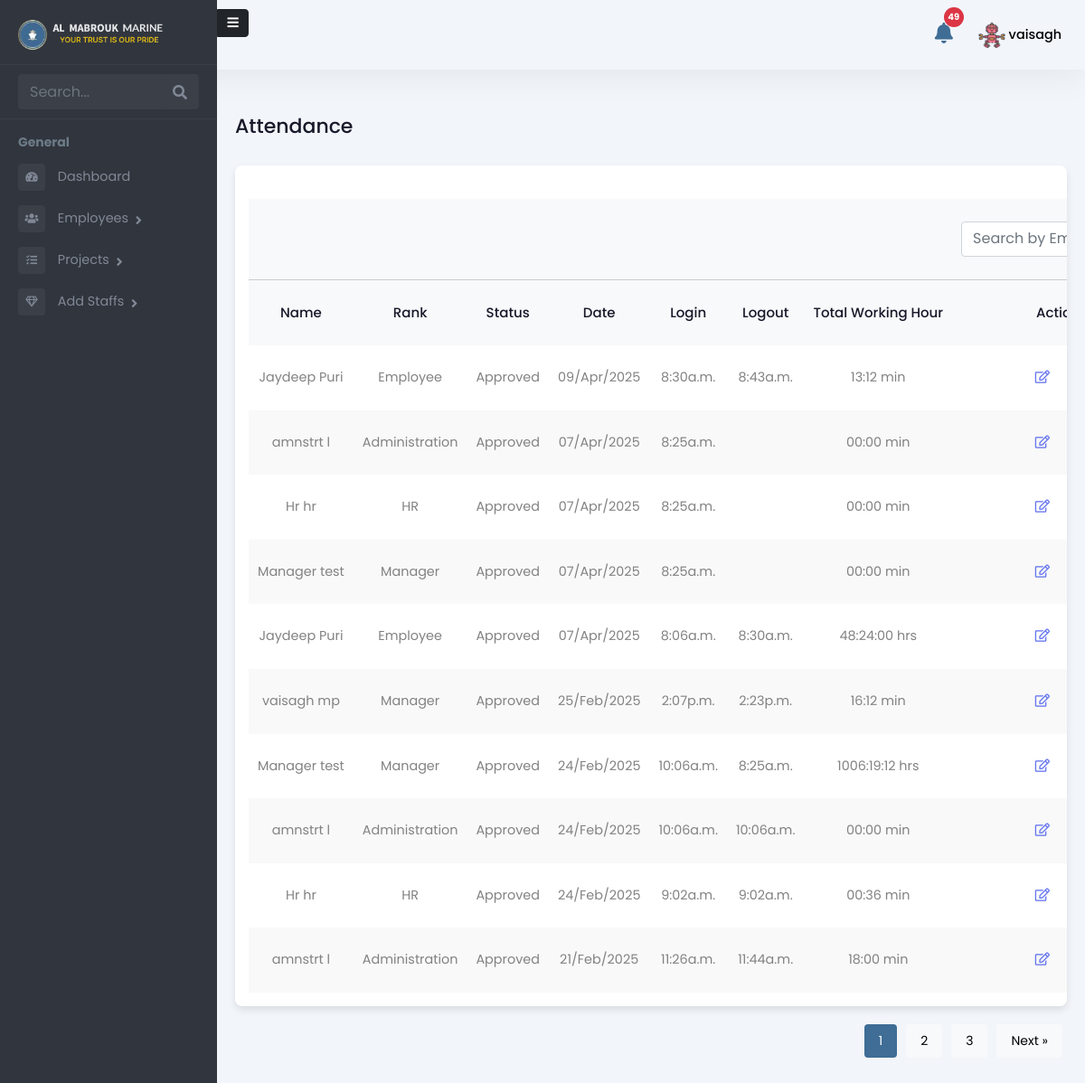
/admin-panel/employee/attendance/ (signed in), run on the app's committed database.
### Admin/models.py (models this page shows, shortened)
class Employee(models.Model):
    user = models.OneToOneField(User, on_delete=models.CASCADE, related_name='employee_profile')
    is_employee = models.BooleanField(default=False)
    is_manager = models.BooleanField(default=False)
    is_administration = models.BooleanField(default=False)
    is_hr = models.BooleanField(default=False)
    rank = models.CharField(max_length=255, blank=True, null=True)
    salary = models.DecimalField(max_digits=10, decimal_places=2, blank=True, null=True)
    work_days = models.DecimalField(max_digits=10, decimal_places=2, default=0, blank=True)
    holidays = models.IntegerField(null=True, blank=True)
    overseas_days = models.IntegerField(default=0)
    date_of_birth = models.DateField(null=True, blank=True)
    phone_number = models.CharField(max_length=15, blank=True, null=True)
    date_of_join = models.DateField(null=True, blank=True)
    address = models.TextField(blank=True, null=True)
    profile_picture = models.ImageField(upload_to="profile_pictures/", null=True, blank=True)
    def get_role(self):
        if self.is_manager:
            return "Manager"
        if self.is_employee:
            return "Employee"
        if self.is_administration:
            return "Administration"
        if self.is_hr:
            return "HR"
        return "Unknown"

class Attendance(models.Model):
    LOCATION_CHOICES = [
        ('DMC', 'DMC Warehouse'),
        ('FUJ', 'FUJ'),
        ('KFK', 'KFK'),
        ('ABU', 'Abu Dhabi'),
        ('BDO', 'Bur Dubai Office'),
        ('SHJ_KP', 'Sharjah Khalid Port'),
        ('SHJ_HP', 'Sharjah Hamriya Port'),
        ('AJM_PRT', 'Ajman Port'),
        ('ABU_KP', 'Abu Dhabi Khalifa Port'),
        ('ABU_MP', 'Abu Dhabi Mussafah Port'),
        ('RAK_JZP', 'RAK Al Jazeera Port'),
        ('RAK_MCP', 'RAK Maritime City'),
        ('RAK_SRP', 'RAK Steven Rock Port'),
        ('DXB_DMC', 'Dubai Maritime City Port'),
        ('DXB_PR', 'Port Rashid'),
        ('DXB_HP', 'Dubai Hamriya Port'),
        ('DXB_MHJ', 'Dubai Marina Harbor Jumeirah'),
        ('DXB_AJD', 'Al Jadaf Port Dubai'),
        ('OVERSEAS', 'Overseas'),
    ]
    STATUS_CHOICES = [
        ('PENDING', 'Pending'),
        ('APPROVED', 'Approved'),
        ('REJECTED', 'Rejected'),
    ]
    ATTENDANCE_STATUS = [
        ('PRESENT', 'Present'),
        ('WORK FROM HOME', 'Work from Home'),
    ]
    employee = models.ForeignKey(
        Employee, related_name='attendance_set', on_delete=models.CASCADE
    )
    project = models.ForeignKey(
        'Project', on_delete=models.SET_NULL, null=True, blank=True, related_name='attendance_set'
    )  # New field added
    login_time = models.DateTimeField(null=True, blank=True)
    log_out_time = models.DateTimeField(null=True, blank=True)
    total_hours_of_work = models.DecimalField(max_digits=10, decimal_places=2, null=True, blank=True)
    location = models.CharField(max_length=20, choices=LOCATION_CHOICES, null=True, blank=True)
    attendance_status = models.CharField(max_length=20, choices=ATTENDANCE_STATUS, null=True, blank=True)
    status = models.CharField(max_length=10, choices=STATUS_CHOICES, default='PENDING')
    rejection_reason = models.TextField(null=True, blank=True)
    rejected_by = models.ForeignKey(User, on_delete=models.SET_NULL, null=True, blank=True, related_name='rejected_attendance')
    travel_in_time = models.DateTimeField(null=True, blank=True)
    travel_out_time = models.DateTimeField(null=True, blank=True)
    total_travel_time = models.DecimalField(max_digits=10, decimal_places=2, null=True, blank=True)

### Admin/views.py (the view)
# urls.py: path('employee/attendance/', attendance_list_view, name='attendance_list_adminview'),
@login_required
def attendance_list_view(request):
    search_query = request.GET.get('search', '')
    attendance_records = Attendance.objects.select_related('employee').order_by('-login_time')
    if search_query:
        attendance_records = attendance_records.filter(
            employee__user__username__icontains=search_query
        ).order_by('-login_time')
    paginator = Paginator(attendance_records, 10)
    page_number = request.GET.get('page')
    page_obj = paginator.get_page(page_number)
    context = {
        'attendance_records': page_obj,
        'search_query': search_query,
    }
    return render(request, 'Admin/attendance_list.html', context)

### Admin/templatetags/custom_filters.py (called while the page is built)
@register.filter
def format_work_duration(decimal_hours):
    if decimal_hours is None:
        return "00:00"  # or "00:00 min" if you prefer
    try:
        total_seconds = int(float(decimal_hours) * 3600)
        if total_seconds < 3600:
            minutes = total_seconds // 60
            seconds = total_seconds % 60
            return f"{minutes:02d}:{seconds:02d} min"
        else:
            hours = total_seconds // 3600
            minutes = (total_seconds % 3600) // 60
            seconds = total_seconds % 60
            return f"{hours:02d}:{minutes:02d}:{seconds:02d} hrs"
    except (ValueError, TypeError):
        return "00:00"

### templates/Admin/attendance_list.html (shortened to what this page needs)
{% extends 'Admin/adminbase.html' %}
{% load custom_filters %}
{% load static %}
{% block content %}
<div class="emply-list-wraper">
    <div class="pg-title">
        <h1>Attendance</h1>
    </div>
    <div class="widget-box table-wdgt">
        <table id="employeeTable">
            <thead>
                <tr style="border-bottom: 1px solid #ccc">
                    <th></th>
                    <th></th>
                    <th></th>
                    <th></th>
                    <th></th>
                    <th></th>
                    <th></th>
                    <th>
                        <div class="add-new-emply">
                            <div class="table-searchbar">
                                <div class="sidebar-search">
                                    <form method="get" action="">
                                        <div class="input-group">
                                            <input type="text" name="search" class="form-control search-menu"
                                                value="{{ search_query }}" placeholder="Search by Employee Name" />
                                        </div>
                                    </form>
                                </div>
                            </div>
                        </div>
                    </th>
                </tr>
            </thead>
            <thead>
                <tr>
                    <th>Name</th>
                    <th>Rank</th>
                    <th>Status</th>
                    <th>Date</th>
                    <th>Login</th>
                    <th>Logout</th>
                    <th>Total Working Hour</th>
                    <th>Action</th>
                </tr>
            </thead>
            <tbody>
                {% for record in attendance_records %}
                <tr>
                    <td><a href="{% url 'attendance_detail' record.pk %}">{{ record.employee.user.get_full_name }}</a>
                    </td>
                    <td>{{ record.employee.get_role}}</td>
                    <td>{{ record.get_status_display }}</td>
                    <td>{{ record.login_time.date|date:"d/M/Y" }}</td>
                    <td>{{ record.login_time|time:"g:ia" }}</td>
                    <td>{{ record.log_out_time|time:"g:ia" }}</td>
                    <td>{{ record.total_hours_of_work|format_work_duration }}</td>
                    <td class="list-action-col">
                        <a href="{% url 'edit_attendance' record.id %}"><i class="far fa-edit"></i></a>
                        <a href="{% url 'delete_attendance' record.id %}"
                            onclick="return confirm('Are you sure you want to delete this attendance?');">
                        </a>
                    </td>
                </tr>
                {% endfor %}
            </tbody>
        </table>
    </div>
    <div class="pagination" id="pagination">
        {% for num in attendance_records.paginator.page_range %}
            <a href="?page={{ num }}">
                <button class="{% if num == attendance_records.number %}active{% endif %}">{{ num }}</button>
            </a>
        {% endfor %}
        {% if attendance_records.has_next %}
            <a href="?page={{ attendance_records.next_page_number }}">
                <button>Next &raquo;</button>
            </a>
        {% endif %}
    </div>
</div>
{% endblock %}

### templates/Admin/adminbase.html (shortened to what this page needs)
{% load static %}
<!DOCTYPE html>
<html lang="en">
<head>
    <link rel="stylesheet" href="{% static 'assets/vendor/bootstrap/css/bootstrap.min.css' %}" />
    <link href="https://use.fontawesome.com/releases/v5.0.6/css/all.css" rel="stylesheet" />
    <link rel="stylesheet" href="{% static 'assets/css/style.css' %}" />
</head>
<body>
    <header>
      <div class="hdr-notification">
        <a href="{% url 'admin-notifications' %}">
            <button type="button" class="btn btn-primary position-relative">
                <i class="fas fa-bell"></i>
                <span
                    id="admin-notification-count"
                    class="position-absolute top-0 start-100 translate-middle badge rounded-pill bg-danger"
                    data-count="{{ unread_notifications|add:'0' }}">
                </span>
            </button>
        </a>
    </div>
        <div class="hdr-user">
          <div class="dropdown">
            <button class="btndropdown-toggle" type="button" id="dropdownMenuButton1"
                  data-bs-toggle="dropdown" aria-expanded="false">
                  {% if request.user.employee_profile.profile_picture %}
                      <img src="{{ request.user.employee_profile.profile_picture.url }}"
                           alt="Profile Picture"
                           class="rounded-circle"
                           style="width: 30px; height: 30px; object-fit: cover;">
                  {% else %}
                      <i class="fas fa-user"></i>
                  {% endif %}
                  <span>{{ request.user.username }}</span>
              </button>
          </div>
        </div>
    </header>
    <div class="page-wrapper chiller-theme toggled"  id="content">
        <nav id="sidebar"  class="sidebar-wrapper sidebar">
            <a id="show-sidebar"   onclick="toggleSidebar()" class="btn btn-sm btn-dark" href="#">
              <i class="fas fa-bars"></i>
            </a>
            <div class="sidebar-content">
              <div class="sidebar-brand">
                <a href="{% url 'admin-dashboard' %}"><img src="{% static 'assets/images/almabrouk-logo.webp' %}"
                    alt="Almabrouk Marine Logo" /></a>
              </div>
              <div class="sidebar-search">
                <div>
                  <div class="input-group">
                    <input
                      type="text"
                      class="form-control search-menu"
                      placeholder="Search..."
                    />
                    <div class="input-group-append">
                      <span class="input-group-text">
                        <i class="fa fa-search" aria-hidden="true"></i>
                      </span>
                    </div>
                  </div>
                </div>
              </div>
              <div class="sidebar-menu">
                <ul>
                  <li class="header-menu">
                    <span>General</span>
                  </li>
                  <li>
                    <a href="{% url 'admin-dashboard' %}">
                      <i class="fa fa-tachometer-alt"></i>
                      <span>Dashboard</span>
                    </a>
                  </li>
                  <li class="sidebar-dropdown">
                    <a href="#">
                      <i class="fas fa-users"></i>
                      <span>Employees</span>
                    </a>
                  </li>
                  <li class="sidebar-dropdown">
                    <a href="#">
                      <i class="fas fa-tasks"></i>
                      <span>Projects</span>
                    </a>
                  </li>
                  <li class="sidebar-dropdown">
                    <a href="#">
                      <i class="far fa-gem"></i>
                      <span>Add Staffs</span>
                    </a>
                  </li>
                </ul>
              </div>
            </div>
          </nav>
        {% block content %}
        {% endblock %}
    </div>
</body>
</html>

### data on the page
Attendance: employee.user.get_full_name "Jaydeep Puri", employee.get_role "Employee", status "Approved", login_time "09/Apr/2025", login_time "8:30a.m.", log_out_time "8:43a.m.", total_hours_of_work "13:12 min"
Attendance: employee.user.get_full_name "amnstrt l", employee.get_role "Administration", status "Approved", login_time "07/Apr/2025", login_time "8:25a.m.", total_hours_of_work "00:00 min"
Attendance: employee.user.get_full_name "Hr hr", employee.get_role "HR", status "Approved", login_time "07/Apr/2025", login_time "8:25a.m.", total_hours_of_work "00:00 min"
Attendance: employee.user.get_full_name "Manager test", employee.get_role "Manager", status "Approved", login_time "07/Apr/2025", login_time "8:25a.m.", total_hours_of_work "00:00 min"
Attendance: employee.user.get_full_name "Jaydeep Puri", employee.get_role "Employee", status "Approved", login_time "07/Apr/2025", login_time "8:06a.m.", log_out_time "8:30a.m.", total_hours_of_work "48:24:00 hrs"
Attendance: employee.user.get_full_name "vaisagh mp", employee.get_role "Manager", status "Approved", login_time "25/Feb/2025", login_time "2:07p.m.", log_out_time "2:23p.m.", total_hours_of_work "16:12 min"
Attendance: employee.user.get_full_name "Manager test", employee.get_role "Manager", status "Approved", login_time "24/Feb/2025", login_time "10:06a.m.", log_out_time "8:25a.m.", total_hours_of_work "1006:19:12 hrs"
Attendance: employee.user.get_full_name "amnstrt l", employee.get_role "Administration", status "Approved", login_time "24/Feb/2025", login_time "10:06a.m.", log_out_time "10:06a.m.", total_hours_of_work "00:00 min"
Attendance: employee.user.get_full_name "Hr hr", employee.get_role "HR", status "Approved", login_time "24/Feb/2025", login_time "9:02a.m.", log_out_time "9:02a.m.", total_hours_of_work "00:36 min"
Attendance: employee.user.get_full_name "amnstrt l", employee.get_role "Administration", status "Approved", login_time "21/Feb/2025", login_time "11:26a.m.", log_out_time "11:44a.m.", total_hours_of_work "18:00 min"

### other printed values
{{ request.user.username }} "vaisagh"
{{ num }} "1" "2" "3"
